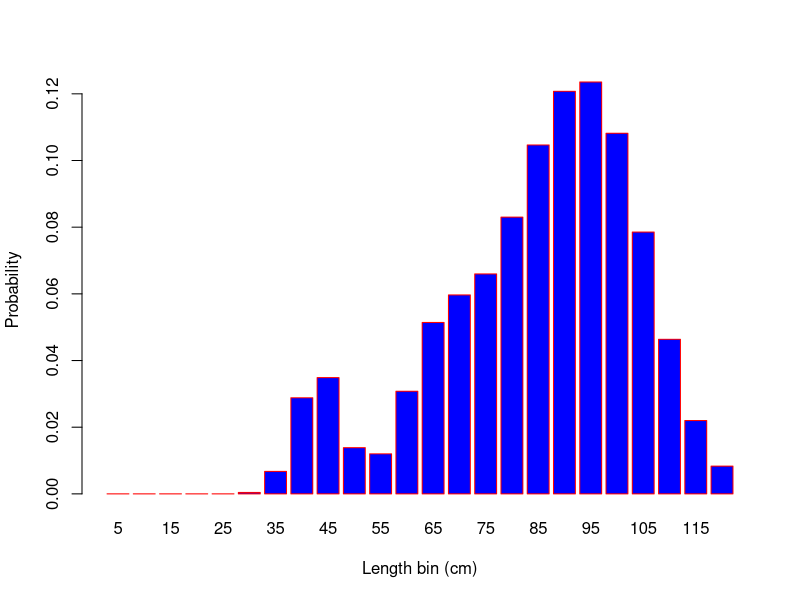
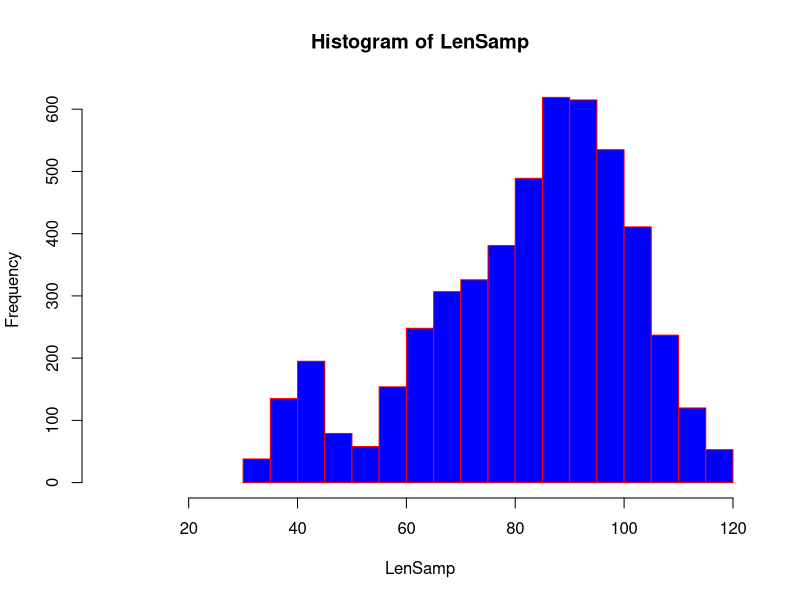

Reproduce these figures in R, in order.
## ---- chunk 1
knitr::opts_chunk$set(echo = TRUE)
## ---- chunk 2
Linf  <- 100

K     <- 0.5

t0    <- -0.1

S     <- 0.8

mu    <- 55

sig   <- 15

CV    <- 0.1

Age   <- 1:20

x     <- seq( from=5, to=120, by=5 )
## ---- chunk 3
La    <- Linf * ( 1-exp( -K*( Age-t0 )))
## ---- chunk 4
sig_a <- La*CV
## ---- chunk 5
Pa    <- S^( Age-1 )/sum( S^( Age-1 ))
## ---- chunk 6
sx    <- 1 / ( 1 + exp( -( x-mu )/sig ))
## ---- chunk 7
P_x_a <- matrix( nrow=length(x), ncol=length(Age) )
## ---- chunk 8
Z     <- vector( length=length(x) )
## ---- chunk 9
#The loop iterates over each length bin in the x vector
for( i in 1:length(x) ){
  #Calculates the the probability of a fish being in the specific length bin around x[i] at age (a), based on a normal distribution (pnorm), where +/- 2.5 is bounds of the length bin, and La and sig_a are the mean and standard deviation of the length at age
  #These probabilities are stored in the matrix P_x_a, where each each age has a probability of being in each length bin
  P_x_a[i,] <- pnorm( x[i]+2.5, mean=La, sd=sig_a ) - 
    pnorm( x[i]-2.5, mean=La, sd=sig_a )

  Z[i] <- sum( 
    #multiplies the probabilty of a fish (i) being a certain age by the probability of capture at a certain length
    Pa * sx[i] 
  #then multiplies the previous product (Pa * sx[i]) by the probabilty of a that fish, at that age, being in a certain length bin (P_x_a[i)
  * P_x_a[i,] )
  #the sum function then adds the probabilities of all ages together to get the total probability of capturing a fish of length x[i]
}
#the sum is then stored in the Z vector
#the Z vector is then normalized so that the sum of all probabilities equals 1
Z     <- Z / sum( Z )

## ---- chunk 10
barplot( height=Z, names=x, col="blue", border="red",
         xlab="Length bin (cm)", ylab="Probability")
## ---- chunk 11
LenSamp <- sample(x=x, size=5000, replace=TRUE, prob=Z ) 

hist( LenSamp, xlim=range(x), col="blue", border="red" )

